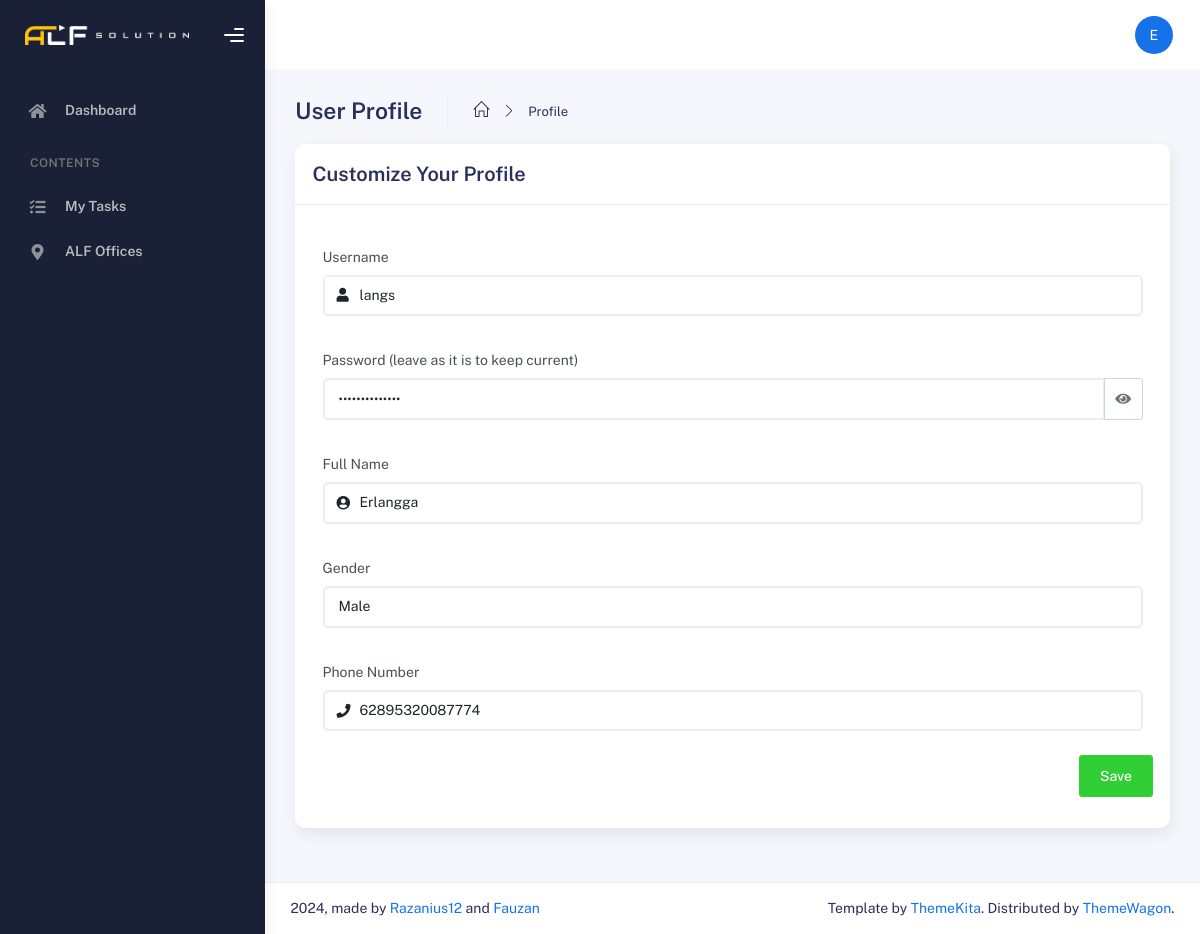
Screenshot of /index.php?page=profile (signed in) with the database file from the repository.
### tables this page shows
CREATE TABLE `workers` (
  `id_worker` int(11) NOT NULL,
  `username` varchar(255) NOT NULL,
  `password` varchar(255) NOT NULL,
  `name_worker` varchar(255) NOT NULL,
  `id_position` int(11) NOT NULL,
  `gender_worker` enum('MALE','FEMALE','OTHER') NOT NULL,
  `phone_number` varchar(16) NOT NULL,
  `availability_status` enum('AVAILABLE','TASKED') NOT NULL DEFAULT 'AVAILABLE',
  `assigned_order_id` int(11) DEFAULT NULL,
  `created_at` timestamp NOT NULL DEFAULT current_timestamp(),
  `updated_at` timestamp NOT NULL DEFAULT current_timestamp() ON UPDATE current_timestamp()
);

### main/pages/profile.php (the view, shortened to what this page needs)
<?php
require 'config/database.php';
$userId = $_SESSION['user_id'];
$userLevel = $_SESSION['level'];
$userData = [];
if ($userLevel === 'admin') {
 $query = "SELECT * FROM admins WHERE id_admin = ?";
} else if ($userLevel === 'worker') {
 $query = "SELECT * FROM workers WHERE id_worker = ?";
} else {
 echo "Invalid user level.";
 exit();
}
$stmt = $conn->prepare($query);
$stmt->bind_param('i', $userId);
$stmt->execute();
$result = $stmt->get_result();
if ($result->num_rows > 0) {
 $userData = $result->fetch_assoc();
} else {
 echo "User not found.";
 exit();
}
?>
<div class="container">
 <div class="page-inner">
  <div class="page-header mb-0">
   <h3 class="fw-bold mb-3">User Profile</h3>
   <ul class="breadcrumbs mb-3">
    <li class="nav-home">
     <a href="index.php">
      <i class="icon-home"></i>
     </a>
    </li>
    <li class="separator">
     <i class="icon-arrow-right"></i>
    </li>
    <li class="nav-item">
     <a href="index.php?page=profile">Profile</a>
    </li>
   </ul>
  </div>
  <div class="row">
   <div class="col-md-12">
    <div class="card">
     <div class="card-header">
      <div class="d-flex align-items-center">
       <h4 class="card-title">Customize Your Profile</h4>
      </div>
     </div>
     <form id="editProfile" method="POST" action="">
      <div class="card-body">
       <div class="row mt-3">
        <div class="col">
         <div class="form-group">
          <label>Username</label>
          <div class="input-icon">
           <span class="input-icon-addon">
            <i class="fa fa-user"></i>
           </span>
           <input type="text" class="form-control" name="username" id="edit_username"
            value="<?= htmlspecialchars($userData['username']) ?>" required>
          </div>
         </div>
        </div>
       </div>
       <div class="row mt-3">
        <div class="col">
         <div class="form-group">
          <label>Password (leave as it is to keep current)</label>
          <div class="input-group">
           <input type="password" class="form-control" name="password" id="edit_password"
            value="<?= htmlspecialchars($userData['password']) ?>">
           <button class="btn btn-outline-secondary toggle-password" type="button">
            <i class="fa fa-eye"></i>
           </button>
          </div>
         </div>
        </div>
       </div>
       <div class="row mt-3">
        <div class="col">
         <div class="form-group">
          <label>Full Name</label>
          <div class="input-icon">
           <span class="input-icon-addon">
            <i class="fa fa-user-circle"></i>
           </span>
           <input type="text" class="form-control" name="name_worker" id="edit_name_worker"
            value="<?= htmlspecialchars($userData['name_worker'] ?? $userData['name_admin']) ?>" required>
          </div>
         </div>
        </div>
       </div>
       <?php if ($userLevel === 'worker'): ?>
        <div class="row mt-3">
         <div class="col">
          <div class="form-group">
           <label>Gender</label>
           <select class="form-control" name="gender_worker" id="edit_gender" required>
            <option value="MALE" <?= ($userData['gender_worker'] ?? '') === 'MALE' ? 'selected' : '' ?>>Male</option>
           </select>
          </div>
         </div>
        </div>
       <?php endif; ?>
       <div class="row mt-3">
        <div class="col">
         <div class="form-group">
          <label>Phone Number</label>
          <div class="input-icon">
           <span class="input-icon-addon">
            <i class="fa fa-phone"></i>
           </span>
           <input type="tel" class="form-control" name="phone_number" id="edit_phone_number"
            value="<?= htmlspecialchars($userData['phone_number']) ?>" required>
          </div>
         </div>
        </div>
       </div>
       <div class="text-end mt-3 mb-3">
        <button class="btn btn-success" type="submit">Save</button>
       </div>
      </div>
     </form>
    </div>
   </div>
  </div>
 </div>
</div>
<link rel="stylesheet" href="main/css/toggle.css" />

### main/css/toggle.css (style rules this page uses)
.toggle-password { background: transparent !important; color: #6c757d !important; transition: color 0.3s ease !important; border: var(1px) solid var(#dee2e6) !important; }
.input-group .toggle-password { border: 1px solid #ced4da; padding: 0.375rem 0.75rem; }

### rows the page displays
workers: username "langs", name_worker "Erlangga", gender_worker "Male", phone_number "62895320087774"

### other values shown
$item['label'] "Dashboard"
$item['label'] "My Tasks"
$item['label'] "ALF Offices"
substr($currentUser['name'] ?? 'U', 0, 1) "E"
